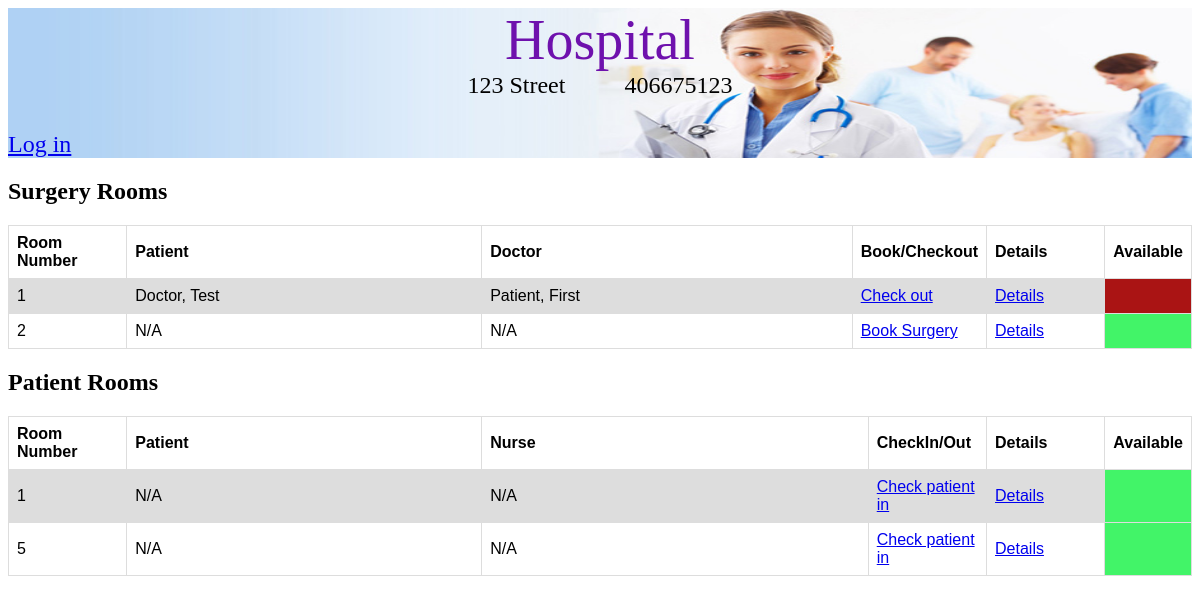
The app's page /rooms/, older data.
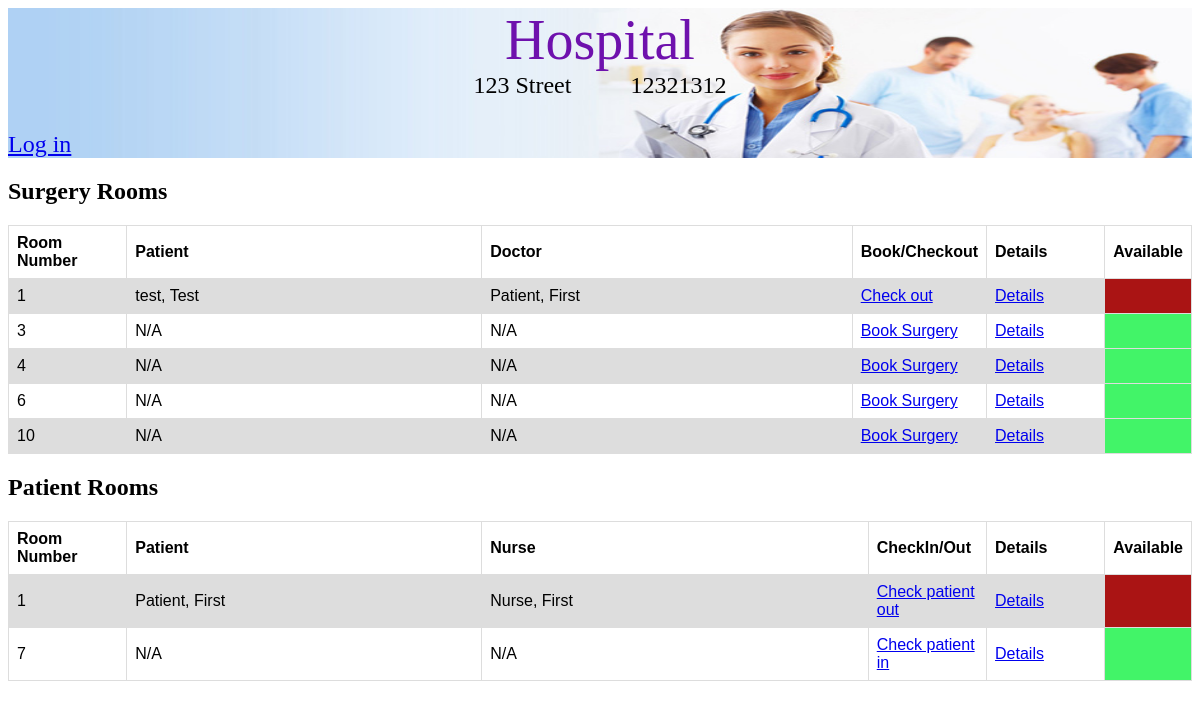
The same page, newer data.
### hospital/models.py (models this page shows, shortened)
class Hospital(models.Model):
    name = models.CharField(max_length=50)
    address = models.CharField(max_length=100)
    phone_number = models.CharField(max_length=10)
    patient_rooms = models.ManyToManyField(PatientRoom, symmetrical=False)
    surgery_rooms = models.ManyToManyField(SurgeryRoom, symmetrical=False)
    patients = models.ManyToManyField(Patient, symmetrical=False)
    doctors = models.ManyToManyField(Doctors, symmetrical=False)
    nurses = models.ManyToManyField(Nurses, symmetrical=False)

class Room(models.Model):
    room_number = models.BigIntegerField(unique=True)
    is_occupied = models.BooleanField(default='0')
    class Meta:
        abstract = True

class SurgeryRoom(Room):
    equipment = models.ManyToManyField(Equipment, blank=True, null=True)
    surgery = models.ForeignKey(Surgery, on_delete=models.CASCADE, related_name='surgery', null=True)

class PatientRoom(Room):
    price = models.DecimalField(default=0.0, decimal_places=2, max_digits=100)
    patient = models.ForeignKey(Patient, on_delete=models.CASCADE, related_name='patient', null=True)
    nurse = models.ForeignKey(Nurses, on_delete=models.CASCADE, related_name='nurse', null=True)

### Surgery_Details/models.py (models this page shows)
class Surgery(models.Model):
    surgery_description = models.TextField()
    start_time = models.DateTimeField(blank=True, null=True)
    duration = models.PositiveIntegerField()
    surgery_price = models.FloatField()
    doctor_incharge = models.ForeignKey(Doctors, null=True, related_name = 'surgery', on_delete=models.CASCADE)
    nurse_incharge = models.ForeignKey(Nurses, null=True, related_name = 'surgery', on_delete=models.CASCADE)
    patient = models.ForeignKey(Patient, null=True, related_name = 'surgery', on_delete=models.CASCADE)

### Person/models.py (models this page shows, shortened)
class Employee(Persons):
    shift = models.CharField(max_length=200, default='', blank=True)
    jobDesc = models.CharField(max_length=200, default='', blank=True)
    salary = models.DecimalField(max_digits=7, decimal_places=0, default=Decimal('0.00'))
    class Meta:
        abstract=True

class Doctors(Employee):
    specialty = models.CharField(max_length=200, default='', blank=True)

class Persons(models.Model):
    firstName = models.CharField(max_length=200)
    lastName = models.CharField(max_length=200)
    address = models.CharField(max_length=200)
    phoneNumber = models.CharField(max_length=200)
    social = models.CharField(max_length=200)
    class Meta:
        abstract = True

class Patient(Persons):
    symptoms = models.CharField(max_length=200, default='', blank=True)
    allergies = models.CharField(max_length=200, default='', blank=True)
    currentMeds = models.CharField(max_length=200, default='', blank=True)
    docName = models.ForeignKey(Doctors, on_delete=models.CASCADE, default='1')

class Nurses(Employee):
    specialty = models.CharField(max_length=200, default='', blank=True)

### hospital/views.py (the view)
# urls.py: url(r'^rooms/$', views.rooms_list, name='rooms'),
def rooms_list(request):
    hospital = get_object_or_404(Hospital, id=1)
    patient_rooms = hospital.patient_rooms.all()
    surgery_rooms = hospital.surgery_rooms.all()
    return render(request, 'hospital/list_all_rooms.html',
                  {'surgery_rooms': surgery_rooms, 'patient_rooms': patient_rooms, 'hospital': hospital})

### hospital/templates/hospital/list_all_rooms.html
{% extends "hospital/base.html" %}
{% block header %}
    <div class="container_header">
        {% if hospital is not None %}
            <div class="container_hospital_info">
                <div class="hospital_title"><a class="hospital_title_text" href="{% url 'hospital:home' %}">{{ hospital.name }}</a></div>
                <div class="hospital_info">
                    <div>{{ hospital.address }}</div>
                    <div class="padding"></div>
                    <div>{{ hospital.phone_number }}</div>
                </div>
            </div>
        {% else %}
            <a href="/" class="logo">My Hospital</a>
        {% endif %}
        <div class="container_user_info">
            {% if user.is_authenticated %}
                <div class="user_name_info">Hello, {{user.username}}</div>
                <div><a class="log_out" href="{% url 'accounts:logout' %}">Log out</a></div>
            {% else %}
                <a href="{% url 'accounts:login' %}">Log in</a>
            {% endif %}
        </div>
    </div>
{% endblock %}
{% block content %}
    <h2 class="title_rooms">Surgery Rooms</h2>
        <table>
            <tr>
                <th class="room_number_table_header">Room Number</th>
                <th class="patient_name_table_header">Patient</th>
                <th>Doctor</th>
                <th class="check_inout_table_header">Book/Checkout</th>
                <th class="room_details_table_header">Details</th>
                <th>Available</th>
            </tr>
        {% for sr in surgery_rooms %}
            <tr class="table_surgery_room">
                <td>{{sr.room_number}}</td>
                {% if not sr.is_occupied %}
                    <td>N/A</td>
                    <td>N/A</td>
                    <td><a href="{% url 'hospital:book_surgery' sr.id %}">Book Surgery</a></td>
                    <td><a href="{% url 'hospital:rooms_surgery_details' sr.id %}">Details</a></td>
                    <td class="table_row_available"></td>
                {% else %}
                    <td>{{sr.surgery.doctor_incharge.lastName}}, {{sr.surgery.doctor_incharge.firstName}}</td>
                    <td>{{sr.surgery.patient.lastName}}, {{sr.surgery.patient.firstName}}</td>
                    <td><a href="{% url 'hospital:check_out_surgery' sr.id %}">Check out</a></td>
                    <td><a href="{% url 'hospital:rooms_surgery_details' sr.id %}">Details</a></td>
                    <td class="table_row_not_available"></td>
                {% endif %}
            </tr>
        {% endfor %}
        </table>
    <h2 class="title_rooms">Patient Rooms</h2>
        <table>
            <tr>
                <th class="room_number_table_header">Room Number</th>
                <th class="patient_name_table_header">Patient</th>
                <th>Nurse</th>
                <th class="check_inout_table_header">CheckIn/Out</th>
                <th class="room_details_table_header">Details</th>
                <th>Available</th>
            </tr>
        {% for room in patient_rooms %}
            <tr class="table_surgery_room">
                <td>{{room.room_number}}</td>
                {% if not room.is_occupied %}
                    <td>N/A</td>
                    <td>N/A</td>
                    <td><a href="{% url 'hospital:patient_check_in' room.id %}">Check patient in</a></td>
                    <td><a href="{% url 'hospital:rooms_patient_details' room.id %}">Details</a></td>
                    <td class="table_row_available"></td>
                {% else %}
                    <td>{{room.patient.lastName}}, {{room.patient.firstName}}</td>
                    <td>{{room.nurse.lastName}}, {{room.nurse.firstName}}</td>
                    <td><a href="{% url 'hospital:patient_check_out' room.id %}">Check patient out</a></td>
                    <td><a href="{% url 'hospital:rooms_patient_details' room.id %}">Details</a></td>
                    <td class="table_row_not_available"></td>
                {% endif %}
            </tr>
        {% endfor %}
        </table>
{% endblock %}

Row changes from the older to the newer data that the page shows:
no longer on this page (row unchanged): SurgeryRoom: room_number "2", is_occupied "N/A"
changed Hospital "Hospital": phone_number "406675123" → "12321312"
changed through a linked row, SurgeryRoom "Test": surgery.doctor_incharge.lastName "Doctor" → "test"
added SurgeryRoom: room_number "3", is_occupied "N/A"
added SurgeryRoom: room_number "4", is_occupied "N/A"
added SurgeryRoom: room_number "6", is_occupied "N/A"
added SurgeryRoom: room_number "10", is_occupied "N/A"
changed PatientRoom: patient.lastName (not shown) → "Patient"; patient.firstName (not shown) → "First"; nurse.lastName (not shown) → "Nurse"; nurse.firstName (not shown) → "First"; is_occupied "N/A N/A Check patient in" → ", , Check patient out"
changed PatientRoom (number 2 of 2 on the later page): room_number "5" → "7"
